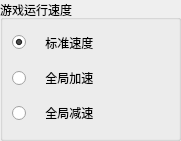
    <widget class="QGroupBox" name="groupBox">
     <property name="geometry">
      <rect>
       <x>520</x>
       <y>330</y>
       <width>181</width>
       <height>141</height>
      </rect>
     </property>
     <property name="styleSheet">
      <string notr="true">font: 10pt &quot;Microsoft YaHei UI&quot;;

</string>
     </property>
     <property name="title">
      <string>游戏运行速度</string>
     </property>
     <widget class="QRadioButton" name="radioButton">
      <property name="geometry">
       <rect>
        <x>12</x>
        <y>28</y>
        <width>151</width>
        <height>29</height>
       </rect>
      </property>
      <property name="layoutDirection">
       <enum>Qt::LeftToRight</enum>
      </property>
      <property name="styleSheet">
       <string notr="true">font: 14pt &quot;Microsoft YaHei UI&quot;;</string>
      </property>
      <property name="text">
       <string>    标准速度</string>
      </property>
      <property name="checked">
       <bool>true</bool>
      </property>
     </widget>
     <widget class="QRadioButton" name="radioButton_3">
      <property name="geometry">
       <rect>
        <x>12</x>
        <y>99</y>
        <width>151</width>
        <height>28</height>
       </rect>
      </property>
      <property name="layoutDirection">
       <enum>Qt::LeftToRight</enum>
      </property>
      <property name="styleSheet">
       <string notr="true">font: 14pt &quot;Microsoft YaHei UI&quot;;</string>
      </property>
      <property name="text">
       <string>    全局减速</string>
      </property>
     </widget>
     <widget class="QRadioButton" name="radioButton_2">
      <property name="geometry">
       <rect>
        <x>12</x>
        <y>64</y>
        <width>161</width>
        <height>28</height>
       </rect>
      </property>
      <property name="whatsThis">
       <string>&lt;html&gt;&lt;head/&gt;&lt;body&gt;&lt;p&gt;font: 20pt &amp;quot;Microsoft YaHei UI&amp;quot;;&lt;/p&gt;&lt;/body&gt;&lt;/html&gt;</string>
      </property>
      <property name="layoutDirection">
       <enum>Qt::LeftToRight</enum>
      </property>
      <property name="styleSheet">
       <string notr="true">font: 14pt &quot;Microsoft YaHei UI&quot;;</string>
      </property>
      <property name="text">
       <string>    全局加速</string>
      </property>
      <property name="checked">
       <bool>false</bool>
      </property>
     </widget>
    </widget>
